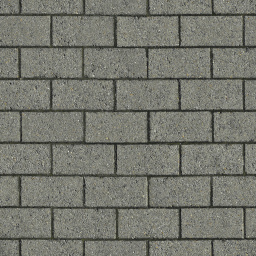
#> input picture dungeon_imgs/Wall.jpg, 256 x 256 px
$ python boss_generator.py
#> lines starting #> are read from the running program, lines starting #| are printed output that depends on the picture
### map_image.py
from PIL import Image, ImageDraw, ImageFont
import dungeon_generator


def generate_img(dungeon_obj, output_loc):
    # your 2D array of dungeon tiles
    dungeon = []
    for i in range(len(dungeon_obj)):
        dungeon.append([])
        for j in range(len(dungeon_obj[i])):
            # convert floor to 0 and emoty to 1
            if dungeon_obj[i][j] == dungeon_generator.Cells().floor or dungeon_obj[i][j] == dungeon_generator.Cells().player:
                dungeon[i].append(0)
            elif dungeon_obj[i][j] == dungeon_generator.Cells().door:
                dungeon[i].append(2)
            else:
                dungeon[i].append(1)

    print("done converting dungeon to 0s and 1s")

    # load the wall and floor textures
    wall_texture = Image.open("dungeon_imgs/Wall.jpg")
    floor_texture = Image.open("dungeon_imgs/Floor.jpg")
    door_texture = Image.open("dungeon_imgs/Door.jpg")

    # set the size of each tile and grid cell in pixels
    tile_size = 20
    grid_size = 1

    # create a new blank image with the correct size
    width = len(dungeon[0]) * (tile_size + grid_size) + grid_size
    height = len(dungeon) * (tile_size + grid_size) + grid_size
    image = Image.new('RGB', (width, height), color=(255, 255, 255))

    # draw the tiles
    for y in range(len(dungeon)):
        for x in range(len(dungeon[0])):
            if dungeon[y][x] == 1:
                texture = wall_texture
            elif dungeon[y][x] == 0:
                texture = floor_texture
            elif dungeon[y][x] == 2:
                texture = door_texture
            x1 = x * (tile_size + grid_size) + grid_size
            y1 = y * (tile_size + grid_size) + grid_size
            x2 = x1 + tile_size
            y2 = y1 + tile_size
            image.paste(texture.resize((tile_size, tile_size)), (x1, y1))

    # draw the grid
    for y in range(len(dungeon) + 1):
        y_pos = y * (tile_size + grid_size)
        ImageDraw.Draw(image).line((0, y_pos, width, y_pos), fill=(0, 0, 0), width=grid_size)
    for x in range(len(dungeon[0]) + 1):
        x_pos = x * (tile_size + grid_size)
        ImageDraw.Draw(image).line((x_pos, 0, x_pos, height), fill=(0, 0, 0), width=grid_size)

    # add the labels for the rows and columns
    font = ImageFont.load_default()
    for y in range(len(dungeon)):
        label = chr(ord('a') + y)
        x_pos = 0
        y_pos = y * (tile_size + grid_size) + tile_size // 2
        ImageDraw.Draw(image).text((x_pos, y_pos), label, fill=(0, 0, 0), font=font)
    for x in range(len(dungeon[0])):
        label = str(x + 1)
        x_pos = x * (tile_size + grid_size) + tile_size // 2
        y_pos = 0
        ImageDraw.Draw(image).text((x_pos, y_pos), label, fill=(0, 0, 0), font=font)

    # save the image as a PNG file
    image.save(output_loc)


# [31 lines left out: function place_token, not called in this run]


# [4 lines that do not run on import are left out]

### dungeon_generator.py
import random
import math
import creatures_generator

class Node:
    # [10 lines left out: functions __init__, is_equal, not called in this run]

    def assign_id(self, new_id):
        self.id = new_id

    def __str__(self) -> str:
        return "({},{}: {})".format(self.x, self.y, self.id)

class Edge:
    def __init__(self, n1, n2) -> None:
        self.nodes = [n1, n2]
        self.calc_weight()

    # [12 lines left out: functions calc_weight, is_equal, not called in this run]

    def __str__(self) -> str:
        return str(self.nodes[0]) + " " + str(self.nodes[1]) + " : " + str(self.weight )

class Component:
    # [4 lines left out: function __init__, not called in this run]

    def set_id(self, id):
        self.id = id

    def add_node(self, node: Node):
        node.assign_id(self.id)
        self.nodes.append(node)

    def update_ids(self):
        for node in self.nodes:
            node.assign_id(self.id)

    def set_cheapest_edge(self, edge):
        self.cheapest_edge = edge

    def get_cheapest_edge(self):
        return self.cheapest_edge

class Cells:
    def __init__(self) -> None:
        self.empty = '░'
        self.floor = '█'
        self.chest = '▣'
        self.door = '◫'
        self.player = 'P'

class Room:
    # [11 lines left out: function __init__, not called in this run]


class DungeonObj:
    # [329 lines left out: functions __init__, __str__, reset_map, get_start_pos, place_rooms, _boruvka_update_node_ids and 8 more, not called in this run]


    def get_current_map(self):
        return str(self)

# [4 lines that do not run on import are left out]

### creatures_generator.py
from character_manager import CharacterManager
import json
import random
import os
class Creature:

    def __init__(self, lvl, demon=False):
        project_root = os.path.dirname(os.path.abspath(__file__))
        creature_file_path = os.path.join(project_root, 'creatures.json')
        with open(creature_file_path) as f:
            lvl += 2
            data = json.load(f)
            if not demon:
              creatures = random.choice(data["creatures"][:-1])
            else:
              # select demon from creatures.json
              creatures = data["creatures"][-1]
            self.name = creatures['name']
            self.symbol = creatures['symbol']
            self.character_manager = CharacterManager(
              str=creatures['str'] * lvl,
              end=creatures['end'] * lvl,
              dex=creatures['dex'] * lvl,
              hp=creatures['hp'] * lvl,
              maxHP=creatures['maxHP'] * lvl,
              xp=0,
              lvl = lvl-2,
            souls = 0
            )

    def __str__(self) -> str:
        return self.symbol

### boss_generator.py
import dungeon_generator
import map_image
import creatures_generator

class BossDungeon:
    def __init__(self, ascii) -> None:
        self.ascii = ascii

def generate_boss_room_data(size, lvl):
    # we need an odd sized room
    if size % 2 == 0:
        size += 1

    # generate a new map that's just a square
    boss_dungeon = [[dungeon_generator.Cells().floor for x in range(size)] for y in range(size)]
    # with a buffer of 1 square around the edge
    for x in range(size):
        for y in range(size):
            if x == 0 or x == size-1 or y == 0 or y == size-1:
                boss_dungeon[x][y] = dungeon_generator.Cells().empty

    # place a player token in the bottom row center
    boss_dungeon[size-2][int(size/2)] = dungeon_generator.Cells().player

    return boss_dungeon

def generate_boss_room_image(data):
    # generate the gridmap image, place large "boss token" in the center

    pass

def kill_update():
    # when you kill the boss, drop a door
    pass

def boss_process(size, lvl):
    boss_dungeon = generate_boss_room_data(16, 5)
    map_image.generate_img(boss_dungeon, "output_imgs/base_dungeon.png")
#> in generate_img, wall_texture is the input picture: PIL image 256x256 RGB; mean R, G, B 118.4, 119.3, 110.3
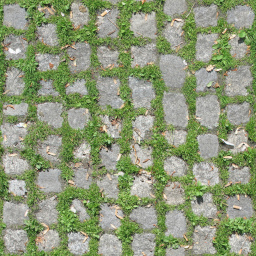
#> input picture dungeon_imgs/Floor.jpg, 256 x 256 px
#> in generate_img, floor_texture is the input picture: PIL image 256x256 RGB; mean R, G, B 141.3, 152.4, 119.4
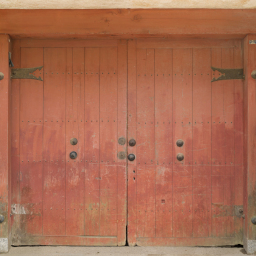
#> input picture dungeon_imgs/Door.jpg, 256 x 256 px
#> in generate_img, door_texture is the input picture: PIL image 256x256 RGB; mean R, G, B 169.2, 107.1, 81.7
#> in generate_img, `image = Image.new('RGB', (width, height), color=(255, 255, 255))`: image: PIL image 358x358 RGB; every value is 255
#> after the loop in generate_img, `for y in range(len(dungeon)):`:
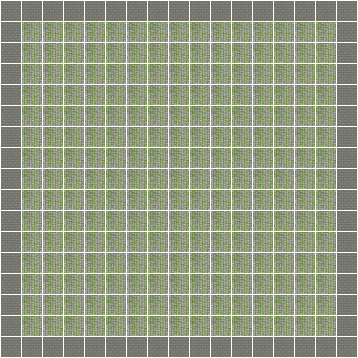
#> image: PIL image 358x358 RGB; mean R, G, B 148.2, 156, 131.4
#> after the loop in generate_img, `for y in range(len(dungeon) + 1):`:
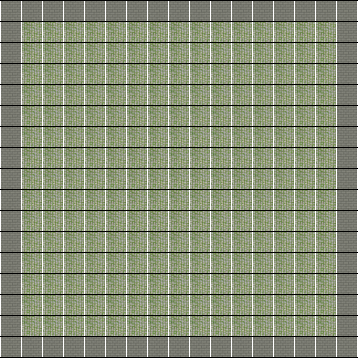
#> image: PIL image 358x358 RGB; mean R, G, B 135.4, 143.2, 118.5
#> after the loop in generate_img, `for x in range(len(dungeon[0]) + 1):`:
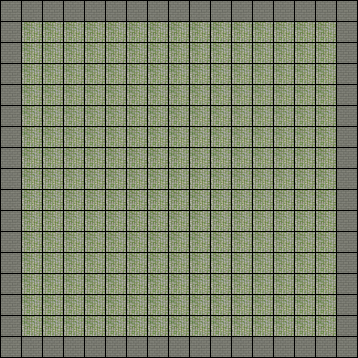
#> image: PIL image 358x358 RGB; mean R, G, B 123.2, 131, 106.4
    # place a "boss" object in the center square
    boss = creatures_generator.Creature(lvl, demon=True)
#> (reads creatures.json from the repository)
    boss_dungeon[int(size/2)][int(size/2)] = boss
    map_image.place_token("output_imgs/base_dungeon.png",
                          "dungeon_imgs/demon1.jpg",
                          (int(size/2), int(size/2)),
                          "output_imgs/working_dungeon.png",
                          cell_size=3)
    bd = BossDungeon(boss_dungeon)
    return bd


if __name__ == "__main__":
#> (the run stopped early here; a loop or call above may not have finished)
